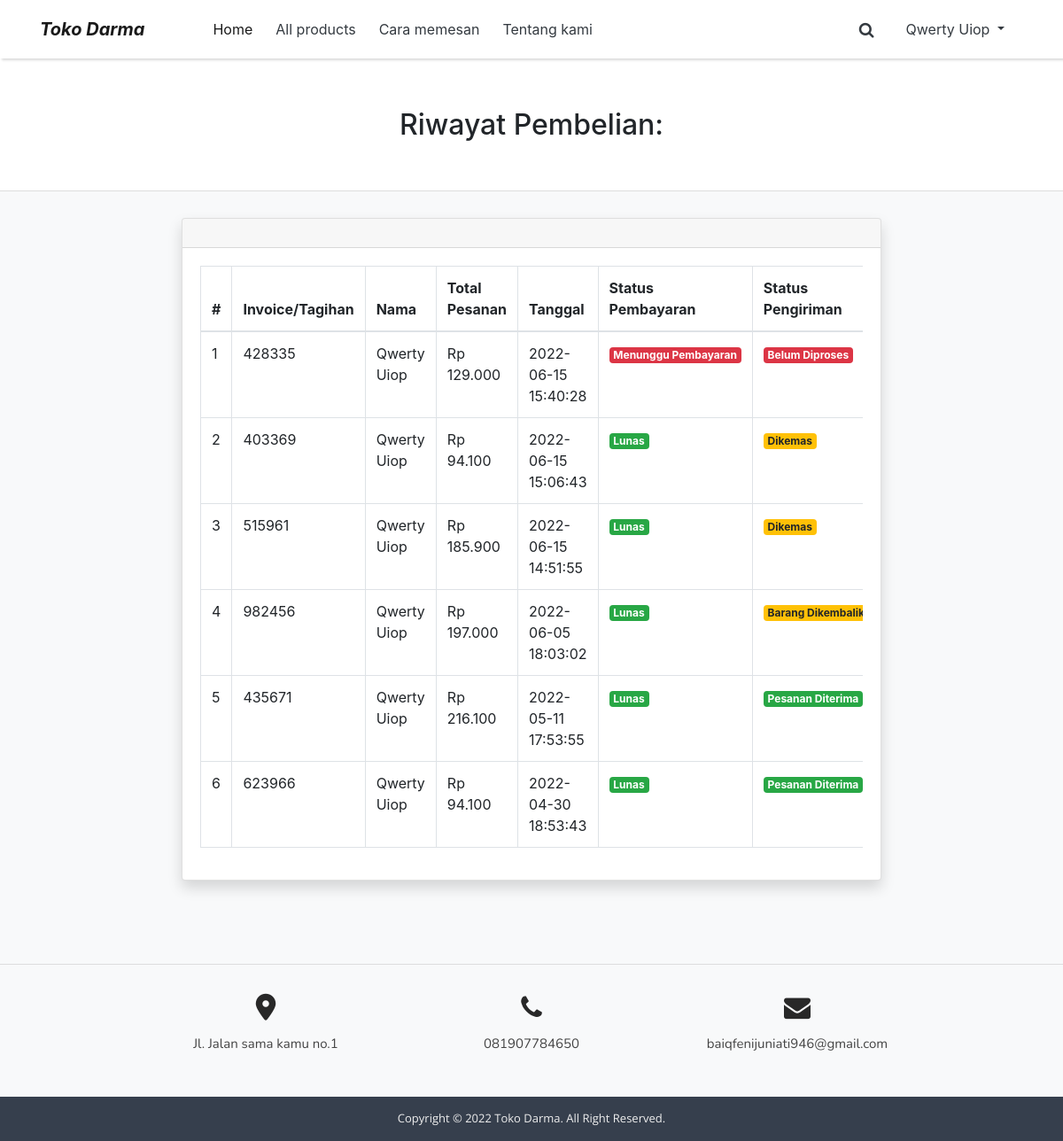
The app's page /index.php?page=history (signed in), older data.
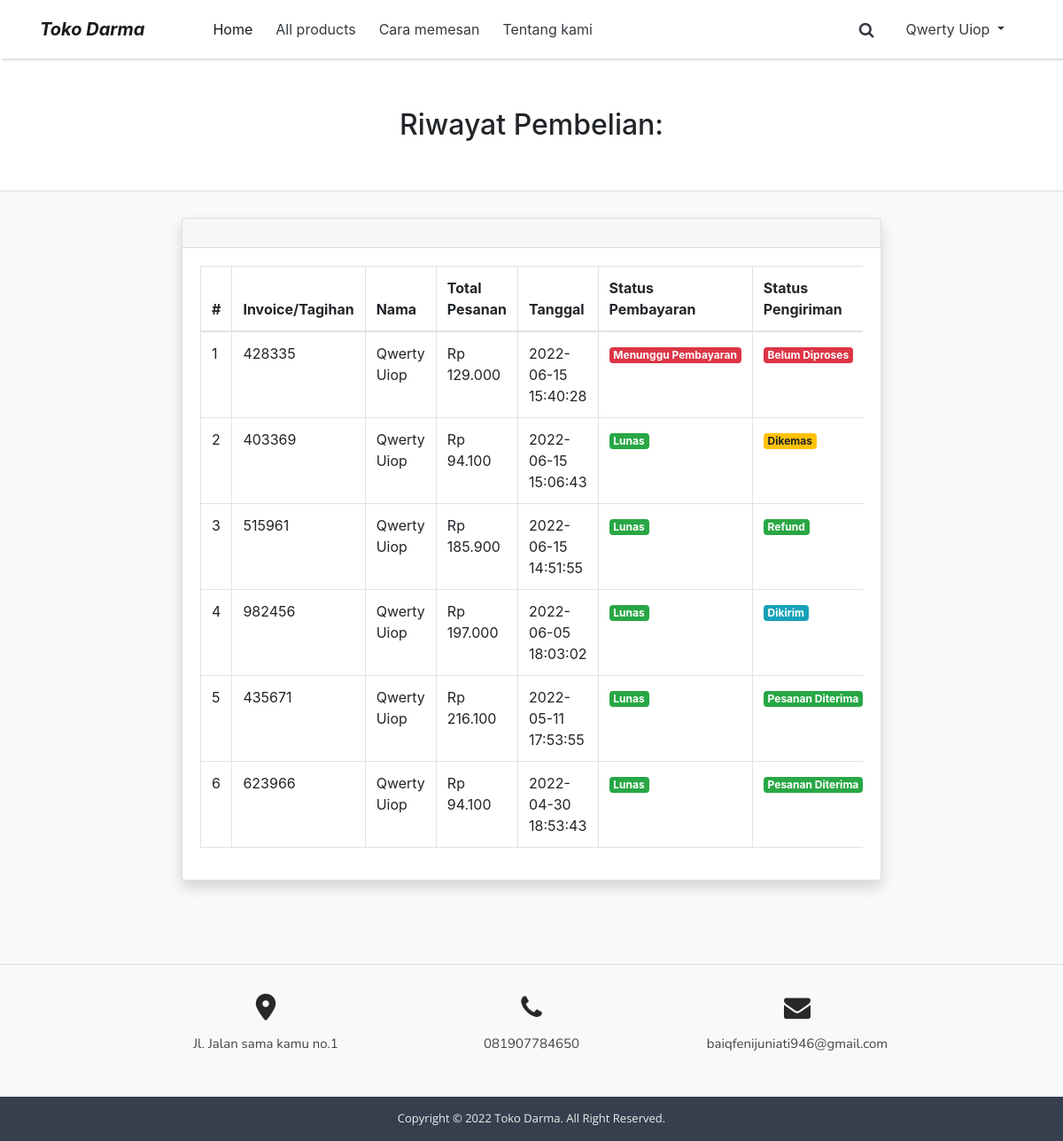
The same page, newer data.
### tables this page shows
CREATE TABLE `invoice` (
  `id` int(11) NOT NULL,
  `invoice_code` varchar(10) NOT NULL,
  `name` varchar(50) NOT NULL,
  `email` varchar(50) NOT NULL,
  `telp` varchar(20) NOT NULL,
  `region` int(11) NOT NULL,
  `address` text NOT NULL,
  `ongkir` varchar(10) NOT NULL,
  `total_price` int(11) NOT NULL,
  `total_all` int(11) NOT NULL,
  `date_input` datetime NOT NULL,
  `status_payment` int(1) NOT NULL,
  `status_delivery` int(1) NOT NULL,
  `bukti_transfer` varchar(100) NOT NULL,
  `no_resi` varchar(50) NOT NULL,
  `expedisi` varchar(50) NOT NULL,
  `status_refund` int(1) NOT NULL,
  `refund_text` text NOT NULL
);

### index.php (called while the page is built, shortened)
<?php
require_once 'include/func.php';
include "module/templates/index.php";

### include/func.php (called while the page is built, shortened)
<?php
function string2Number($cString){
    return str_replace(",","",$cString) ;
}
function number2String($nNumber,$nDecimals=0){
    $nNumber = floatval(string2Number($nNumber)) ;
    return number_format($nNumber,$nDecimals,",",".") ;
}

### module/pages/history.php (the view, shortened to what the changed rows need)
<?php
if(isset($_GET['invoice']) && $_GET['invoice'] <> ""){
    $cInvoice = $_GET['invoice'];
    $dbData = mysqli_query($db,"select * from invoice where invoice_code='$cInvoice'");
    $vaInvoice = mysqli_fetch_array($dbData);
    $dbRegion = mysqli_query($db,"select * from region where id='{$vaInvoice['region']}'");
    $vaRegion = mysqli_fetch_array($dbRegion);
    $vaRating = array();
    $dbRating = mysqli_query($db,"select * from rating where id_invoice='$cInvoice'");
    while($dbRow = mysqli_fetch_array($dbRating)){
        $vaRating[] = $dbRow;
    }
?>
<div class="container" style="margin-top:20px;">
	<div class="card shadow mb-4">
		<div class="card-header py-3">
            <a href="?page=history" class="btn btn-sm btn-primary"><i class="fa fa-chevron-left"></i> Back</a>
            <h1 class="h3 mb-2 text-gray-800 mb-2" style="float:right">Code/Invoice = <?= $vaInvoice['invoice_code']; ?></h1>
            <?php if($vaInvoice['status_payment'] == 1 && $vaInvoice['status_delivery'] == 3 && count($vaRating) > 0){ ?>
                <h3 class="text-success">Transaksi selesai</h3>
            <?php } ?>
		</div>
		<div class="card-body">
            <h3 class="lead"> Data Pesanan</h3>
            <hr>
            <div class="row">
                <div class="col-md-6">
                    <table class="table table-sm table-borderless">
                        <tr>
                            <td>Nama Penerima</td>
                            <td><?= $vaInvoice['name']; ?></td>
                        </tr>
                        <tr>
                            <td>Email</td>
                            <td><?= $vaInvoice['email']; ?></td>
                        </tr>
                        <tr>
                            <td>Telepon</td>
                            <td><?= $vaInvoice['telp']; ?></td>
                        </tr>
                        <tr>
                            <td>Wilayah</td>
                            <td><?= $vaRegion['region']; ?></td>
                        </tr>
                        <tr>
                            <td>Alamat Lengkap</td>
                            <td><?= $vaInvoice['address']; ?></td>
                        </tr>
                        <tr>
                            <td>Status Pembayaran</td>
                            <?php if($vaInvoice['status_payment'] == 1){ ?>
                                <td><span class="badge badge-success">Lunas</span></td>
                            <?php
                                }else{
                                    if($vaInvoice['bukti_transfer'] <> ""){
                            ?>
								<td><span class="badge badge-warning">Menunggu Konfirmasi Admin</span></td>
                            <?php
                                    }else{
                            ?>
								<td><span class="badge badge-danger">Menunggu Pembayaran</span></td>
                            <?php
                                    }
                                }
                            ?>
                        </tr>
                        <tr>
                            <td>Status Pengiriman</td>
                            <?php
                            if($vaInvoice['status_refund'] > 0){
                                if($vaInvoice['status_refund'] == 1){
                            ?>
                                <td><span class="badge badge-warning">Barang Dikembalikan</span></td>
                            <?php
                                }else{
                            ?>
                                <td><span class="badge badge-success">Refund</span></td>
                            <?php
                                }
                            }else{
                                if($vaInvoice['status_delivery'] == 3){
                            ?>
                                <td><span class="badge badge-success">Pesanan Diterima</span></td>
                            <?php
                                }else if($vaInvoice['status_delivery'] == 2){
                            ?>
                                <td><span class="badge badge-info">Dikirim</span></td>
                            <?php
                                }else if($vaInvoice['status_delivery'] == 1){
                            ?>
                                <td><span class="badge badge-warning">Dikemas</span></td>
                            <?php
                                }else{ ?>
                                <td><span class="badge badge-danger">Belum Dikirim</span></td>
                            <?php
                                }
                            }
                            ?>
                        </tr>
                        <?php
                            if($vaInvoice['status_delivery'] >= 2){
                        ?>
                        <tr>
                            <td>No. Resi</td>
                            <td><?=$vaInvoice['no_resi']?></td>
                        </tr>
                        <tr>
                            <td>Expedisi</td>
                            <td><?=$vaInvoice['expedisi']?></td>
                        </tr>
                        <?php
                            }
                        ?>
                    </table>
                </div>
            </div>
            <hr>
            <?php
            $cTextBukti = "Upload";
            if($vaInvoice['status_payment'] == 1 && $vaInvoice['status_delivery'] == 3){
                if(count($vaRating) > 0){
            ?>
                <a class="btn btn-default btn-outline-info" data-toggle="modal" data-target="#modalPenilaian" onclick="showModalPenilaian('<?= $vaInvoice['invoice_code']; ?>')">
                    <i class="fa fa-star"></i>
                    Lihat Penilaian
                </a>
            <?php
                }else{
            ?>
                <a class="btn btn-warning" data-toggle="modal" data-target="#modalPenilaian" onclick="showModalPenilaian('<?= $vaInvoice['invoice_code']; ?>')">
                    <i class="fa fa-pencil"></i>
                    Beri Penilaian
                </a>
            <?php
                }
            }else{
                if(is_file("assets/bukti_transfer/".$vaInvoice['bukti_transfer'])){
                    $cTextBukti = "Ganti";
            ?>
            <div class="form-group mx-sm-3 mb-2">
                <label> Lihat Bukti Transfer <a href="assets/bukti_transfer/<?=$vaInvoice['bukti_transfer']?>" target="_blank"  class="btn btn-sm btn-info"><i class="fa fa-search"></i></a> </label>
            </div>
            <?php
                }
            }
            if(!$vaInvoice['status_payment']){
            ?>
            <form class="form-inline" action="?page=history&action=upload_file" method="post" enctype="multipart/form-data">
                <div class="form-group mx-sm-3 mb-2">
                    <label for="inputPassword2" class=""><?=$cTextBukti?> Bukti Transfer&nbsp;</label>
                    <input type="file" class="form-control" name="cBuktiTransfer">
                    <input type="hidden" name="cInvoice" value="<?= $vaInvoice['invoice_code'];?>">
                </div>
                <button type="submit" class="btn btn-primary mb-2">Submit</button>
            </form>
            <?php
            }else if($vaInvoice['status_delivery'] == 2 && $vaInvoice['status_refund'] == 0){
            ?>
            <a class="btn btn-outline-success" href="index.php?page=history&action=terima_pesanan&invoice=<?=$_GET['invoice']?>" onclick="return confirm('Anda yakin sudah menerima pesanan?');">
                <i class="fa fa-check"></i>
                Pesanan Sudah Diterima
            </a>
            <a class="btn btn-danger" href="index.php?page=refund&invoice=<?=$_GET['invoice']?>" >
                <i class="fa fa-box"></i>
                Ajukan Pengembalian
            </a>
            <?php
            }
            ?>
		</div>
	</div>
    <div class="card shadow mb-5">
        <div class="card-body">
            <table class="table table-bordered">
                <tr>
                    <th>#</th>
                    <th>Nama Barang</th>
                    <th>Jml</th>
                    <th>Info</th>
                    <th>Harga</th>
                    <th>Total</th>
                    <th>Aksi</th>
                <?php
                $no=1;
                $dbOrder = mysqli_query($db,"select * from transaction where id_invoice='$cInvoice'");
                while($data = mysqli_fetch_array($dbOrder)){ ?>
                </tr>
                    <td><?= $no; ?></td>
                    <td><?= $data['product_name']; ?></td>
                    <td class="text-center"><?= $data['qty']; ?></td>
                    <?php if($data['ket'] == ""){ ?>
                        <td>-</td>
                    <?php }else{ ?>
                        <td><?= $data['ket']; ?></td>
                    <?php } ?>
                    <td>Rp <?= number2String($data['price']); ?></td>
                    <?php $total = $data['price'] * $data['qty']; ?>
                    <td>Rp <?= number2String($total); ?></td>
                    <td>
                        <a href="index.php?p=<?= $data['link']; ?>" target="_blank" class="btn btn-sm btn-success"><i class="fa fa-search"></i></a>
                    </td>
                <tr>
                <?php
                    $no++;
                    }
                ?>
                </tr>
            </table>
            <div class="col-md-6">
                <table class="table table-borderless table-sm">
                    <tr>
                        <th>Total Harga</th>
                        <th>Rp <?= number2String($vaInvoice['total_price']); ?></script></th>
                    </tr>
                    <tr>
                        <th>Biaya Pengiriman</th>
                        <th>Rp <?= number2String($vaInvoice['ongkir']); ?></th>
                    </tr>
                    <tr>
                        <th>Total</th>
                        <th>Rp <?= number2String($vaInvoice['total_all']); ?></th>
                    </tr>
                </table>
            </div>
        </div>
    </div>
</div>
<?php
}else{
?>
<div class="title">
    <h2>Riwayat Pembelian:</h2>
</div>
<div class="wrapper" style="width:auto;">
    <div class="row">
        <div class="col-md-8">
            <div class="card shadow mb-4">
                <div class="card-body">
                    <?php
                    $cEmail = $_SESSION['email'];
                    $dbData = mysqli_query($db,"select * from invoice where email='$cEmail' order by id desc");
                    if(mysqli_num_rows($dbData) > 0){
                    ?>
                    <div class="table-responsive">
                        <table
                            class="table table-bordered"
                            id="dataTable"
                            width="100%"
                            cellspacing="0"
                        >
                            <thead>
                                <tr>
                                    <th>#</th>
                                    <th>Invoice/Tagihan</th>
                                    <th>Nama</th>
                                    <th>Total Pesanan</th>
                                    <th>Tanggal</th>
                                    <th>Status Pembayaran</th>
                                    <th>Status Pengiriman</th>
                                </tr>
                            </thead>
                            <tbody class="data-content">
                                <?php
                                $no = 1;
                                while($data = mysqli_fetch_array($dbData)){
                                ?>
                                <tr>
                                    <td><?= $no; ?></td>
                                    <td><?= $data['invoice_code']; ?></td>
                                    <td><?= $data['name']; ?></td>
                                    <td>Rp <?= number2String($data['total_all']); ?></td>
                                    <td><?= $data['date_input']; ?></td>
                                    <?php if($data['status_payment'] == 1){ ?>
                                        <td><span class="badge badge-success">Lunas</span></td>
                                    <?php
                                        }
                                    ?>
                                    <?php
                                    if($data['status_refund'] > 0){
                                        if($data['status_refund'] == 1){
                                    ?>
                                        <td><span class="badge badge-warning">Barang Dikembalikan</span></td>
                                    <?php
                                        }else{
                                    ?>
                                        <td><span class="badge badge-success">Refund</span></td>
                                    <?php
                                        }
                                    }else{
                                        if($data['status_delivery'] == 3){
                                    ?>
                                        <td><span class="badge badge-success">Pesanan Diterima</span></td>
                                    <?php
                                        }else if($data['status_delivery'] == 2){
                                    ?>
                                        <td><span class="badge badge-info">Dikirim</span></td>
                                    <?php
                                        }else if($data['status_delivery'] == 1){
                                    ?>
                                        <td><span class="badge badge-warning">Dikemas</span></td>
                                    <?php
                                        }else{
                                    ?>
                                        <td><span class="badge badge-danger">Belum Diproses</span></td>
                                    <?php
                                        }
                                    }
                                    ?>
                                </tr>
                                <?php
                                    $no++;
                                }
                                ?>
                            </tbody>
                        </table>
                    </div>
                    <?php
                    }else{
                    ?>
                    <div class="alert alert-warning" role="alert">
                    Oops, the order is still empty.
                    </div>
                    <?php } ?>
                </div>
            </div>
        </div>
    </div>
</div>
<?php
}
?>

Row changes from the older to the newer data that the page shows:
changed invoice (number 3 of 6 on the later page): status_refund "Dikemas" → "Refund"
changed invoice (number 4 of 6 on the later page): status_refund "Barang…" → "Dikirim"
